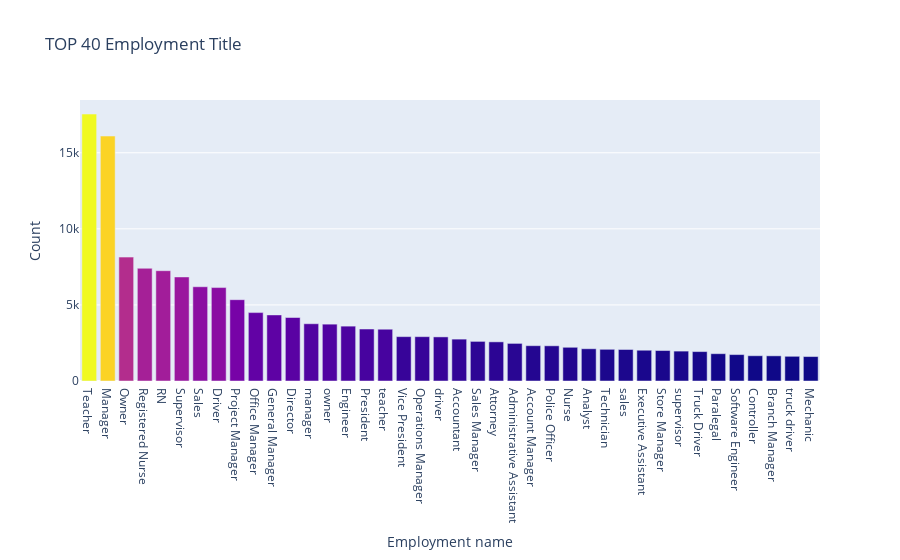

Notebook code for this chart:
### Code cell
trace0 = go.Bar(
    x = final_loan.emp_title.value_counts()[:40].index.values,
    y = final_loan.emp_title.value_counts()[:40].values,
    marker=dict(color=final_loan.emp_title.value_counts()[:40].values))

data = [trace0]

layout = go.Layout(yaxis=dict(title='Count'),xaxis=dict(title='Employment name'),title='TOP 40 Employment Title')

fig = go.Figure(data=data, layout=layout)

py.iplot(fig, filename='emp-title-bar')

### Figure 1 — Plotly figure (JSON) as saved in the notebook; plotly's stock layout.template omitted (floating-point values rounded to 4 significant figures)
{"data": [{"marker": {"color": [17543, 16097, 8142, 7407, 7249, 6838, 6193, 6140, 5344, 4495, 4343, 4173, 3763, 3736, 3605, 3416, 3403, 2916, 2913, 2898, 2752, 2603, 2573, 2471, 2320, 2313, 2215, 2119, 2083, 2071, 2022, 2003, 1965, 1933, 1794, 1736, 1660, 1654, 1623, 1607]}, "type": "bar", "x": ["Teacher", "Manager", "Owner", "Registered Nurse", "RN", "Supervisor", "Sales", "Driver", "Project Manager", "Office Manager", "General Manager", "Director", "manager", "owner", "Engineer", "President", "teacher", "Vice President", "Operations Manager", "driver", "Accountant", "Sales Manager", "Attorney", "Administrative Assistant", "Account Manager", "Police Officer", "Nurse", "Analyst", "Technician", "sales", "Executive Assistant", "Store Manager", "supervisor", "Truck Driver", "Paralegal", "Software Engineer", "Controller", "Branch Manager", "truck driver", "Mechanic"], "y": [17543, 16097, 8142, 7407, 7249, 6838, 6193, 6140, 5344, 4495, 4343, 4173, 3763, 3736, 3605, 3416, 3403, 2916, 2913, 2898, 2752, 2603, 2573, 2471, 2320, 2313, 2215, 2119, 2083, 2071, 2022, 2003, 1965, 1933, 1794, 1736, 1660, 1654, 1623, 1607]}], "layout": {"title": {"text": "TOP 40 Employment Title"}, "xaxis": {"title": {"text": "Employment name"}}, "yaxis": {"title": {"text": "Count"}}}}
